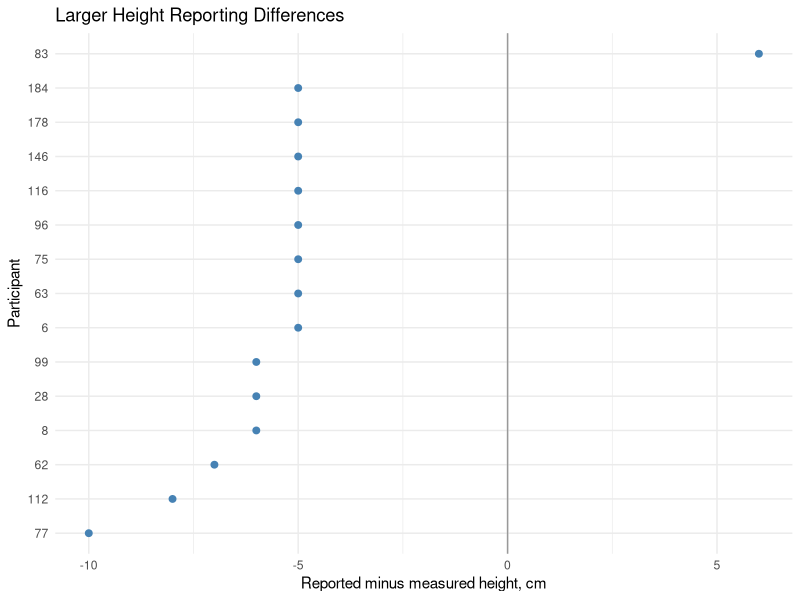
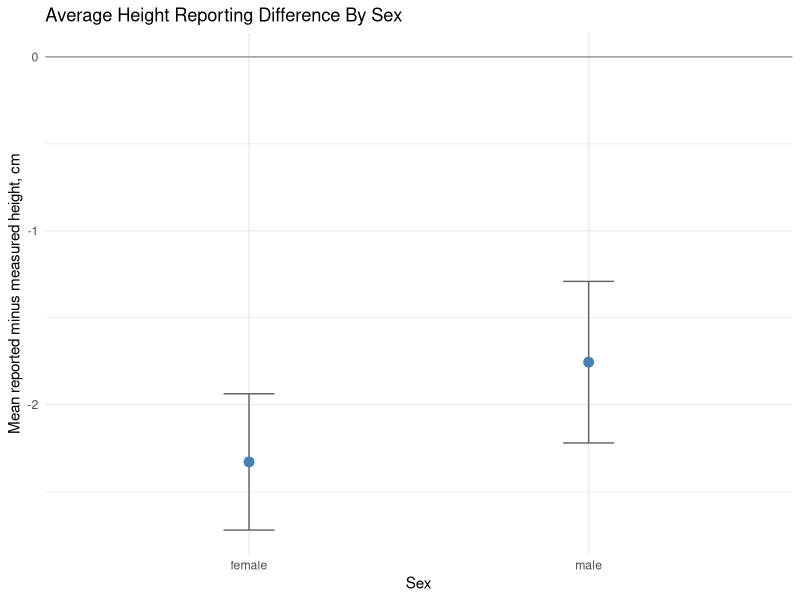

Write R code to recreate these figures, in order.
## ---- chunk 1
#| include: false
library(dplyr)
library(ggplot2)
## ---- chunk 2
davis <- readr::read_csv("data/real/davis_height_weight.csv")
## ---- chunk 3
height_error <- davis |>
  filter(!missing_reported_height) |>
  filter(!likely_swapped_measured_values) |>
  transmute(
    participant_id,
    sex,
    measured_height = height_cm,
    reported_height = reported_height_cm,
    difference = reported_height - measured_height
  )

height_error |>
  head()
## ---- chunk 4
height_error |>
  summarize(
    n = n(),
    mean_difference = mean(difference),
    median_difference = median(difference),
    min_difference = min(difference),
    max_difference = max(difference)
  )
## ---- chunk 5
large_height_errors <- height_error |>
  filter(abs(difference) >= 5) |>
  arrange(difference) |>
  mutate(
    participant_id = factor(participant_id, levels = participant_id)
  )

ggplot(
  large_height_errors,
  aes(x = participant_id, y = difference)
) +
  geom_hline(yintercept = 0, color = "gray60") +
  geom_point(size = 2, color = "steelblue") +
  coord_flip() +
  labs(
    title = "Larger Height Reporting Differences",
    x = "Participant",
    y = "Reported minus measured height, cm"
  ) +
  theme_minimal()
## ---- chunk 6
sex_height_error <- height_error |>
  group_by(sex) |>
  summarize(
    n = n(),
    mean_difference = mean(difference),
    se_difference = sd(difference) / sqrt(n),
    lower = mean_difference - 1.96 * se_difference,
    upper = mean_difference + 1.96 * se_difference,
    .groups = "drop"
  )

sex_height_error
## ---- chunk 7
ggplot(sex_height_error, aes(x = sex, y = mean_difference)) +
  geom_hline(yintercept = 0, color = "gray60") +
  geom_errorbar(aes(ymin = lower, ymax = upper), width = 0.15, color = "gray40") +
  geom_point(size = 3, color = "steelblue") +
  labs(
    title = "Average Height Reporting Difference By Sex",
    x = "Sex",
    y = "Mean reported minus measured height, cm"
  ) +
  theme_minimal()
